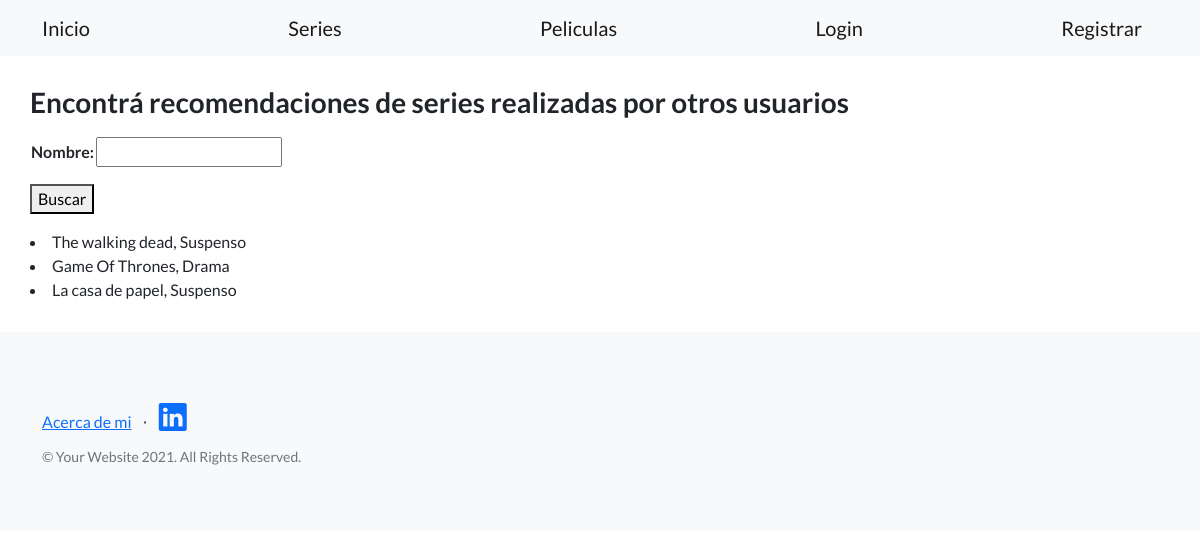
The page /recomendaciones/series/buscar/ on the database as committed earlier.
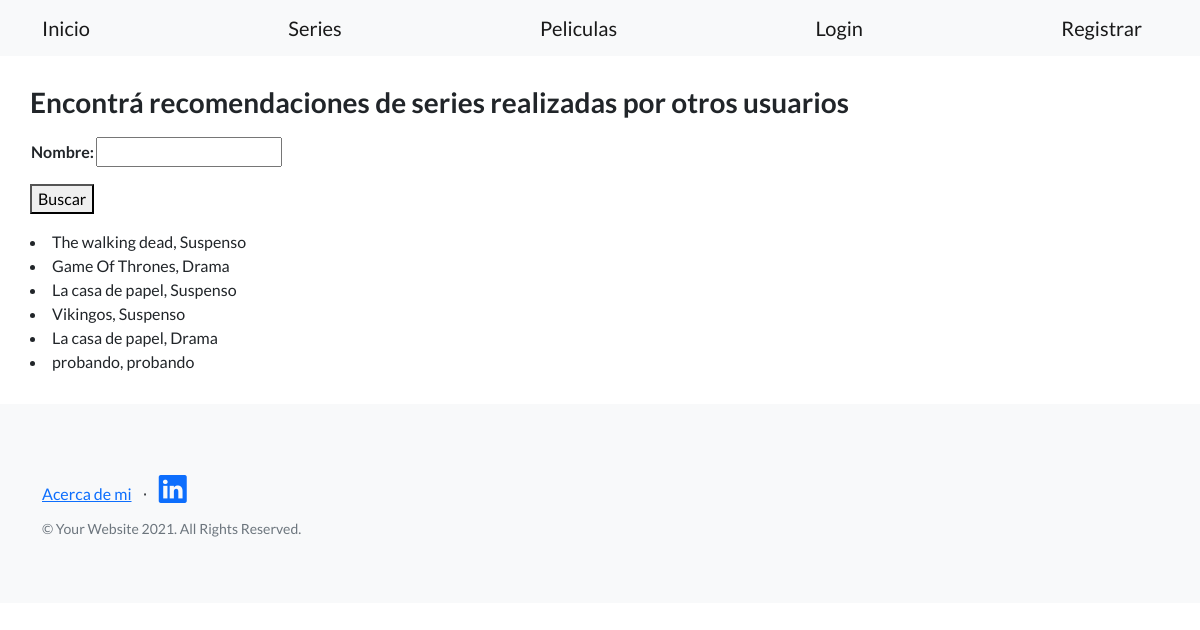
The same page on the database as committed later.
### recomendaciones/models.py (models this page shows)
class Series(models.Model):
    nombre = models.CharField(max_length=30)
    categoria = models.CharField(max_length=30)
    netflix = models.BooleanField()
    descripcion = RichTextField(blank=True, null=True)
    author = models.ForeignKey(User, on_delete=models.CASCADE)
    fecha = models.DateTimeField(default=timezone.now)
    def __str__(self):
        return f'{self.nombre}, {self.categoria}'

### recomendaciones/views.py (the view)
# urls.py: path('series/buscar/', views.busqueda_series, name = 'busqueda_series'),
def busqueda_series(request):
    nombre_a_buscar = request.GET.get('nombre', None)
    if nombre_a_buscar is not None:
        series = Series.objects.filter(nombre__icontains = nombre_a_buscar)
    else:
        series = Series.objects.all()
    form = SerieBusqueda()
    return render(request, 'recomendaciones/busqueda_series.html', {'form': form, 'series': series})

### recomendaciones/forms.py
class SerieBusqueda(forms.Form):
    nombre = forms.CharField(max_length=30)

### recomendaciones/templates/recomendaciones/busqueda_series.html (shortened to what this page needs)
{% extends 'index/index.html' %}
{% block body_block %}
<h3>Encontrá recomendaciones de series realizadas por otros usuarios</h3>
<form action="" method = 'get'>
    <table>
        {{form.as_table}}
    </table>
    <button>Buscar</button>
</form>
{% for serie in series %}
    <li>{{serie}}</li>
{% endfor %}
{% endblock body_block %}

Rows that differ between the two databases and show on the page:
added Series: nombre+categoria "Vikingos, Suspenso"
added Series: nombre+categoria "La casa de papel, Drama"
added Series: nombre+categoria "probando, probando"
